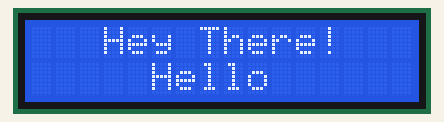
This sketch was run on a simulated Arduino Uno, built with avr-gcc and run on an emulated ATmega328P. Parts: 16×2 character LCD.

Above: at 0.1 s.
At 2.1 s:
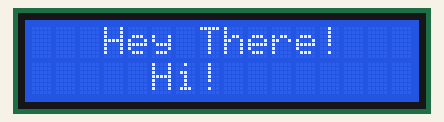
At 3.1 s:
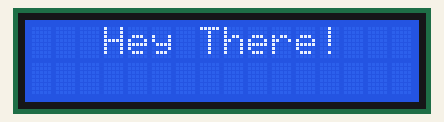

Measured:
- by itself, everything shown: repeats every 4.0 s, in 4 steps
- what the display in image 1 shows lasts 1.0 s, from 2.1 s to 3.1 s

The sketch:

blinkinglcd.ino
```cpp
#include <LiquidCrystal.h>
int rs = 12, e = 11, d4 = 5, d5 = 4, d6 = 3, d7 = 2;
LiquidCrystal learn(rs, e, d4, d5, d6, d7);

void setup() {
  learn.begin(16, 2);
  learn.setCursor(3, 0);
  learn.print("Hey There!");

}

void loop() {
  learn.setCursor(5, 1);
  learn.print("Hello");
  delay(1000);
  learn.setCursor(5, 1);
  learn.print("     ");
  delay(1000);

  learn.setCursor(5, 1);
  learn.print("Hi!");
 delay(1000);
  learn.setCursor(5, 1);
  learn.print("     ");
  delay(1000);
}
```
